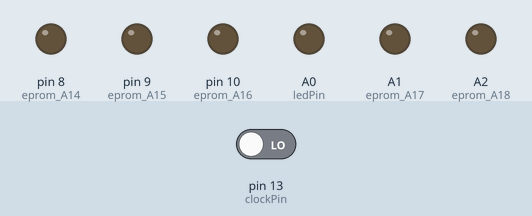
Recording of a sketch running on a simulated Arduino Uno, built with avr-gcc and run on an emulated ATmega328P. Shown: output pins drawn as LEDs (lit = HIGH). The test bench sets the inputs (shaded band); at power-on: pin 13 (clockPin) LOW. EEPROM starts erased.

Above: at 0.1 s.
Timing chart, 0 to 5.0 s (numbered marks = the images above):
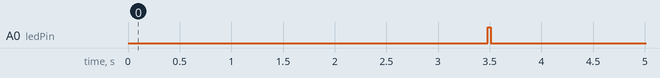

The sketch:

1541-II_RomSwitcher_Sketch.ino
```cpp
#include <EEPROM.h>

// searchString is the command that is used for switching ROM.
// It is passed by the 1541-II in reverse order so the variable should be reversed too.
// The command should be preceded by a ROM number between 1 and 4 when used.
// The below reversed searchString in hex ascii is MORNR@ which is specified like this on the C64: 1@RNROM, 2@RNROM and so on.
byte searchString[] = {0x4D,0x4F,0x52,0x4E,0x52,0x40};

int resetPin = 11;
int clockPin = 13;
int ledPin = A0;

int commandLength = sizeof(searchString);
int bytesCorrect = 0;
volatile bool state;


void pciSetup(byte pin)
{
    *digitalPinToPCMSK(pin) |= bit (digitalPinToPCMSKbit(pin));  // enable pin
    PCIFR  |= bit (digitalPinToPCICRbit(pin)); // clear any outstanding interrupt
    PCICR  |= bit (digitalPinToPCICRbit(pin)); // enable interrupt for the group
}


ISR (PCINT0_vect) // handle pin change interrupt for D8 to D13 here
{
       // read state of pin 13
       state = PINB & B00100000;
}


void cleareeprom(){
  for (int i = 0 ; i < EEPROM.length() ; i++) {
    EEPROM.write(i, 0);
  }
}


void resetdrive(){

  pinMode(resetPin, OUTPUT); // reset pin
  digitalWrite(resetPin, LOW);
  delay(50);
  digitalWrite(resetPin, HIGH);
  delay(50);
  digitalWrite(resetPin, LOW);
  pinMode(resetPin, INPUT);

}


void switchrom(int romnumber){

  // switch eprompin A14 (D8)
  if (romnumber & B00001){
    digitalWrite(8, HIGH);
  }
  else {
    digitalWrite(8, LOW);
  }

  // switch eprompin A15 (D9)
  if (romnumber & B00010){
    digitalWrite(9, HIGH);
  }
  else {
    digitalWrite(9, LOW);
  }

  // switch eprompin A16 (D10)
  if (romnumber & B00100){
    digitalWrite(10, HIGH);
  }
  else {
    digitalWrite(10, LOW);
  }

  // switch eprompin A17 (A1)
  if (romnumber & B01000){
    digitalWrite(A1, HIGH);
  }
  else {
    digitalWrite(A1, LOW);
  }

  // switch eprompin A18 (A2)
  if (romnumber & B10000){
    digitalWrite(A2, HIGH);
  }
  else {
    digitalWrite(A2, LOW);
  }

  int savedROM = EEPROM.read(0);
  if (savedROM != romnumber){
    EEPROM.write(0, romnumber);
  }

  for (int x = 0; x <= romnumber; x++){
    digitalWrite (ledPin, HIGH);
    delay(30);
    digitalWrite (ledPin, LOW);
    delay(250);
  }
  delay (200);

  resetdrive();

}


// function for debugging using onboard LED
void blinknumber(int num) {
  int hundreds = num / 100;
  int tens = num % 100 / 10;
  int singular = num % 10;

  for (int x = 1; x <= 10; x++){
    digitalWrite(ledPin, HIGH);
    delay(50);
    digitalWrite(ledPin, LOW);
    delay(50);
  }
  delay(2000);

  for (int x = 1; x <= hundreds; x++){
    digitalWrite(ledPin, HIGH);
    delay(50);
    digitalWrite(ledPin, LOW);
    delay(350);
  }
  delay(2000);

  for (int x = 1; x <= tens; x++){
    digitalWrite(ledPin, HIGH);
    delay(50);
    digitalWrite(ledPin, LOW);
    delay(350);
  }
  delay(2000);

  for (int x = 1; x <= singular; x++){
    digitalWrite(ledPin, HIGH);
    delay(50);
    digitalWrite(ledPin, LOW);
    delay(350);
  }
}


void setup() {

  // set data pins as inputs
  DDRD = B00000000;

  pinMode(8, OUTPUT); // eprom A14
  pinMode(9, OUTPUT); // eprom A15
  pinMode(10, OUTPUT); // eprom A16
  pinMode(A1, OUTPUT); // eprom A17
  pinMode(A2, OUTPUT); // eprom A18
  pinMode(resetPin, INPUT);
  pinMode(ledPin, OUTPUT);
  pinMode(clockPin, INPUT);

  // retrieve last used ROM from ATmega EEPROM and switch ROM using A14/A15
  int lastROM = EEPROM.read(0);
  if (lastROM > 4){
    cleareeprom();
    lastROM = 0;
  }
  switchrom(lastROM);

  // enable pin change interrupt on pin D13(PB5) connected to R/W on 6502
  pciSetup(clockPin);
}


void loop() {
  if (state == HIGH){
    byte byteCurr = PIND;
    state=LOW;

    if (bytesCorrect == commandLength){
      // we have our search string. This byte must be the ROM number
      // valid numbers are 1-4 (ASCII 49-52)
      if ((byteCurr >= 49)&&(byteCurr<=52)){
        // rom number within valid range. Switch rom
        switchrom(byteCurr - 49);
      }
      else{
        bytesCorrect=0;
      }
      //blinknumber(byteCurr);
    }

    // we don't have full search string yet. check if current byte is what we are looking for
    if (byteCurr == searchString[bytesCorrect]){
      // increase bytesCorrect to check for next character
      bytesCorrect++;
    }
    else {
      bytesCorrect = 0;
    }
  }
}
```
